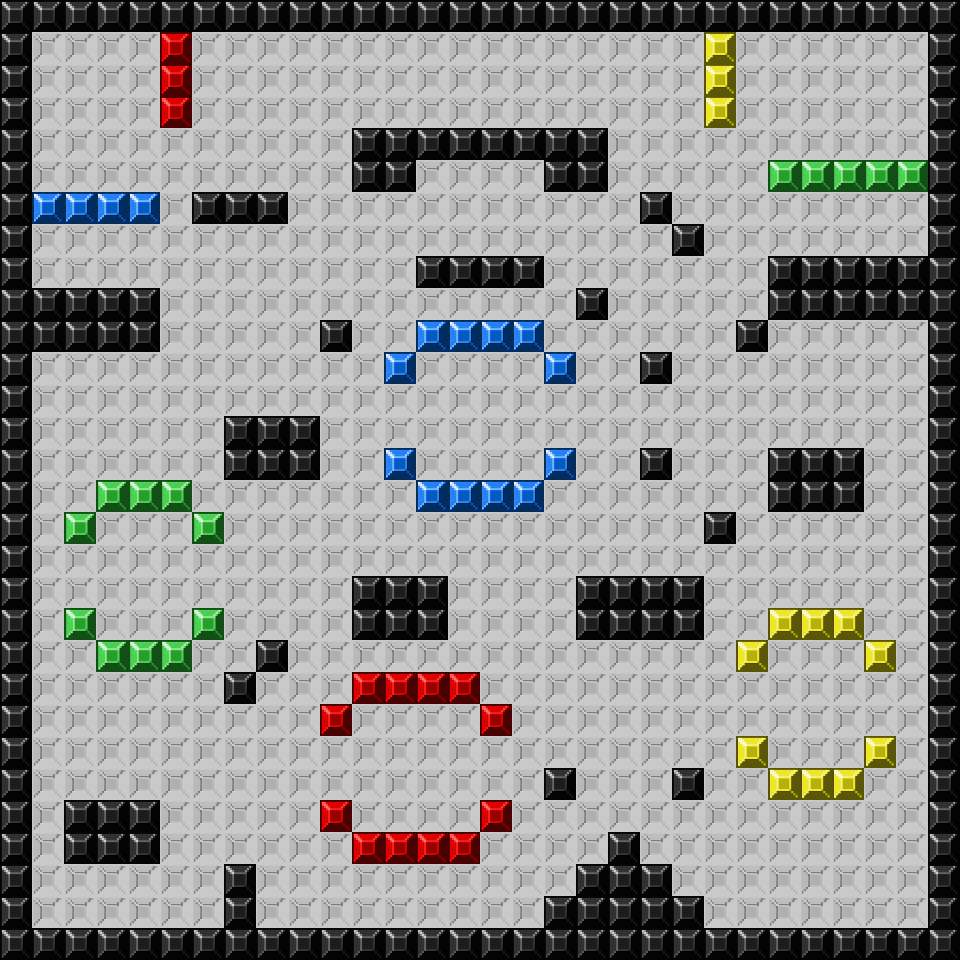

Tiled map render using the project's own tile images. Description and the map definition, with tile-layer contents summarised, below:
An orthogonal 30x30 tile map with 32x32 px tiles, 1 tile layer (Camada de Tiles 1).

<map version="1.0" tiledversion="1.0.3" orientation="orthogonal" renderorder="left-up" width="30" height="30" tilewidth="32" tileheight="32" nextobjectid="1">
 <tileset firstgid="1" name="parede5cores" tilewidth="32" tileheight="32" tilecount="6" columns="6">
  <image source="../images/parede5cores.png" width="192" height="32" />
 </tileset>
 <layer name="Camada de Tiles 1" width="30" height="30">
  <data>[900 cells, 900 non-empty, 6 distinct tile ids]</data>
 </layer>
</map>